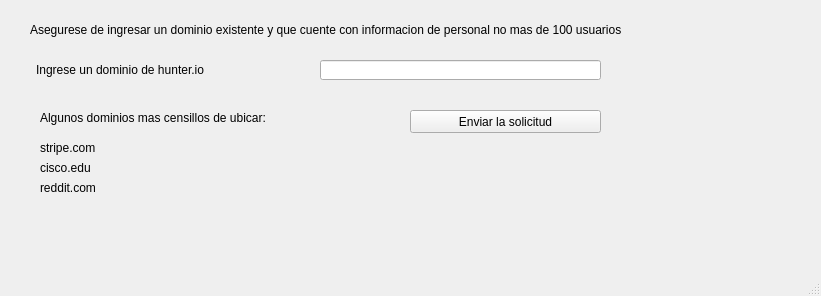
<?xml version="1.0" encoding="UTF-8"?>
<ui version="4.0">
 <class>MainWindow</class>
 <widget class="QMainWindow" name="MainWindow">
  <property name="geometry">
   <rect>
    <x>0</x>
    <y>0</y>
    <width>821</width>
    <height>296</height>
   </rect>
  </property>
  <property name="windowTitle">
   <string>MainWindow</string>
  </property>
  <property name="styleSheet">
   <string notr="true">font: 8pt &quot;Arial Rounded MT Bold&quot;;</string>
  </property>
  <widget class="QWidget" name="centralwidget">
   <widget class="QLineEdit" name="txtDominio">
    <property name="geometry">
     <rect>
      <x>320</x>
      <y>60</y>
      <width>281</width>
      <height>20</height>
     </rect>
    </property>
   </widget>
   <widget class="QLabel" name="label">
    <property name="geometry">
     <rect>
      <x>36</x>
      <y>60</y>
      <width>271</width>
      <height>20</height>
     </rect>
    </property>
    <property name="text">
     <string>Ingrese un dominio de hunter.io</string>
    </property>
   </widget>
   <widget class="QPushButton" name="btnSolicitar">
    <property name="geometry">
     <rect>
      <x>410</x>
      <y>110</y>
      <width>191</width>
      <height>23</height>
     </rect>
    </property>
    <property name="text">
     <string>Enviar la solicitud</string>
    </property>
   </widget>
   <widget class="QLabel" name="label_2">
    <property name="geometry">
     <rect>
      <x>40</x>
      <y>110</y>
      <width>321</width>
      <height>16</height>
     </rect>
    </property>
    <property name="text">
     <string>Algunos dominios mas censillos de ubicar: </string>
    </property>
   </widget>
   <widget class="QLabel" name="label_3">
    <property name="geometry">
     <rect>
      <x>40</x>
      <y>140</y>
      <width>111</width>
      <height>16</height>
     </rect>
    </property>
    <property name="text">
     <string>stripe.com</string>
    </property>
   </widget>
   <widget class="QLabel" name="label_4">
    <property name="geometry">
     <rect>
      <x>40</x>
      <y>160</y>
      <width>151</width>
      <height>16</height>
     </rect>
    </property>
    <property name="text">
     <string>cisco.edu</string>
    </property>
   </widget>
   <widget class="QLabel" name="label_5">
    <property name="geometry">
     <rect>
      <x>30</x>
      <y>20</y>
      <width>851</width>
      <height>20</height>
     </rect>
    </property>
    <property name="text">
     <string>Asegurese de ingresar un dominio existente y que cuente con informacion de personal no mas de 100 usuarios</string>
    </property>
   </widget>
   <widget class="QLabel" name="label_6">
    <property name="geometry">
     <rect>
      <x>40</x>
      <y>180</y>
      <width>91</width>
      <height>16</height>
     </rect>
    </property>
    <property name="text">
     <string>reddit.com</string>
    </property>
   </widget>
  </widget>
  <widget class="QMenuBar" name="menubar">
   <property name="geometry">
    <rect>
     <x>0</x>
     <y>0</y>
     <width>821</width>
     <height>18</height>
    </rect>
   </property>
  </widget>
  <widget class="QStatusBar" name="statusbar"/>
 </widget>
 <resources/>
 <connections/>
</ui>
